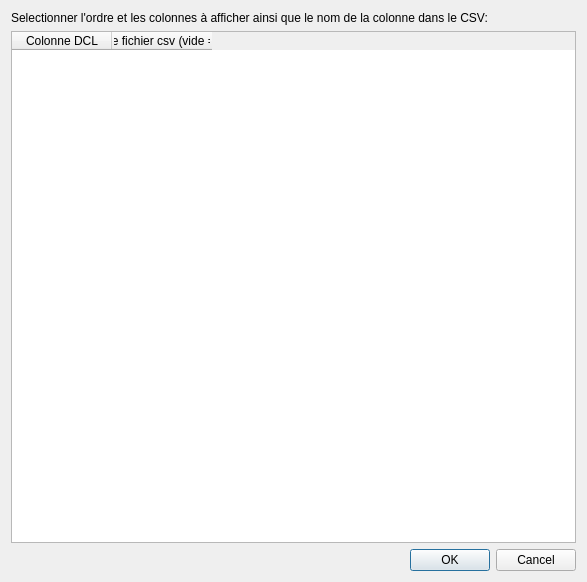
<?xml version="1.0" encoding="UTF-8"?>
<ui version="4.0">
 <class>exportCsvDialog</class>
 <widget class="QDialog" name="exportCsvDialog">
  <property name="geometry">
   <rect>
    <x>0</x>
    <y>0</y>
    <width>587</width>
    <height>582</height>
   </rect>
  </property>
  <property name="windowTitle">
   <string>Export vers CSV...</string>
  </property>
  <property name="windowIcon">
   <iconset resource="qressources.qrc">
    <normaloff>:/images/export2csv.png</normaloff>:/images/export2csv.png</iconset>
  </property>
  <layout class="QGridLayout" name="gridLayout">
   <item row="1" column="0" colspan="2">
    <widget class="QTableWidget" name="columnsTableWidget">
     <column>
      <property name="text">
       <string>Colonne DCL</string>
      </property>
     </column>
     <column>
      <property name="text">
       <string>Nom dans le fichier csv (vide = nom DCL)</string>
      </property>
     </column>
    </widget>
   </item>
   <item row="2" column="1">
    <widget class="QDialogButtonBox" name="buttonBox">
     <property name="orientation">
      <enum>Qt::Orientation::Horizontal</enum>
     </property>
     <property name="standardButtons">
      <set>QDialogButtonBox::StandardButton::Cancel|QDialogButtonBox::StandardButton::Ok</set>
     </property>
    </widget>
   </item>
   <item row="0" column="0" colspan="2">
    <widget class="QLabel" name="label">
     <property name="text">
      <string>Selectionner l'ordre et les colonnes à afficher ainsi que le nom de la colonne dans le CSV:</string>
     </property>
    </widget>
   </item>
  </layout>
 </widget>
 <resources>
  <include location="qressources.qrc"/>
 </resources>
 <connections>
  <connection>
   <sender>buttonBox</sender>
   <signal>accepted()</signal>
   <receiver>exportCsvDialog</receiver>
   <slot>accept()</slot>
   <hints>
    <hint type="sourcelabel">
     <x>248</x>
     <y>254</y>
    </hint>
    <hint type="destinationlabel">
     <x>157</x>
     <y>274</y>
    </hint>
   </hints>
  </connection>
  <connection>
   <sender>buttonBox</sender>
   <signal>rejected()</signal>
   <receiver>exportCsvDialog</receiver>
   <slot>reject()</slot>
   <hints>
    <hint type="sourcelabel">
     <x>316</x>
     <y>260</y>
    </hint>
    <hint type="destinationlabel">
     <x>286</x>
     <y>274</y>
    </hint>
   </hints>
  </connection>
 </connections>
</ui>
